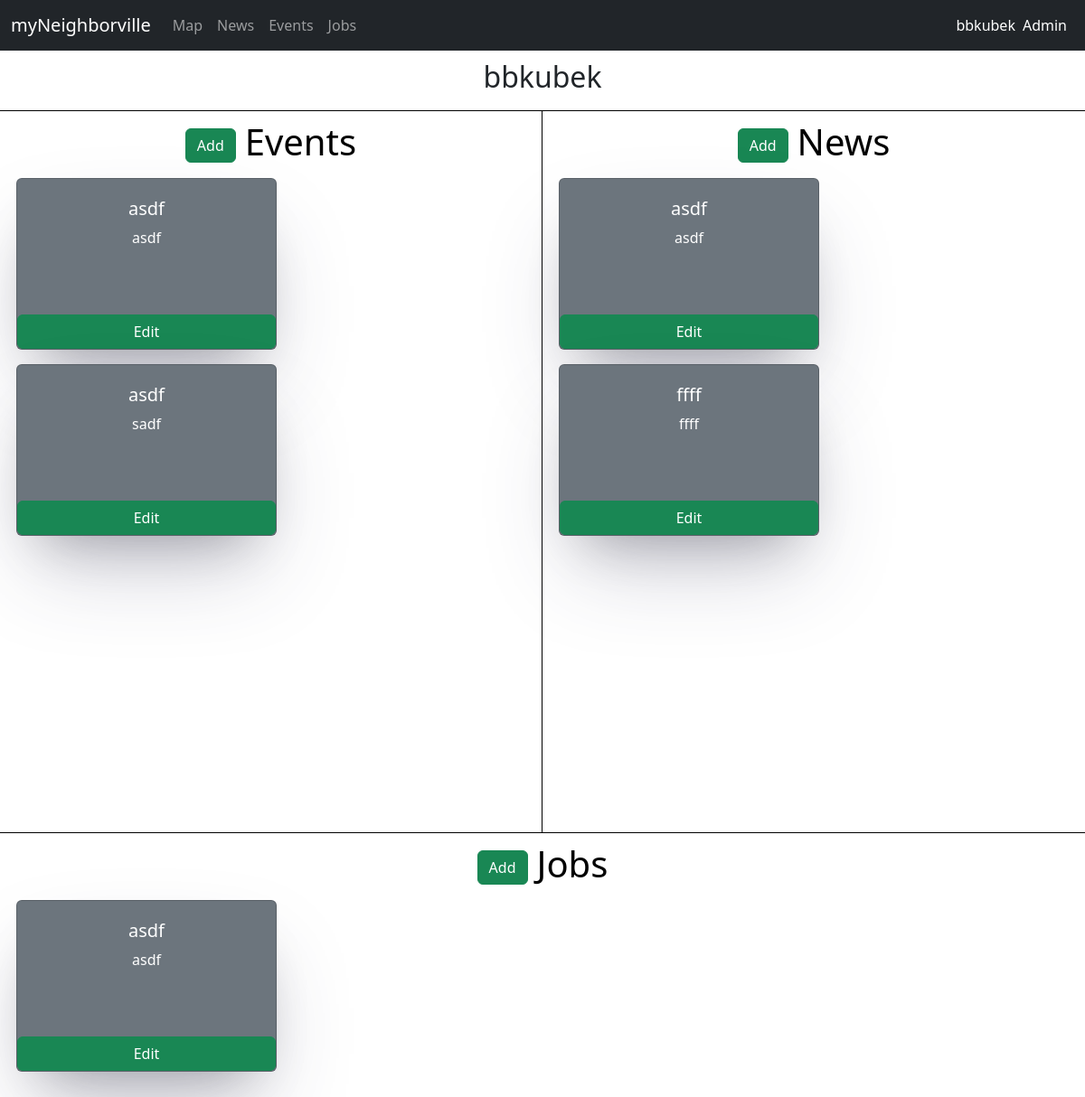
Page /profile/bbkubek (signed in) on the committed database.
### website/models.py (models this page shows, shortened)
class WebsiteUser(models.Model):
    user = models.OneToOneField(User, on_delete=models.CASCADE)
    location = models.CharField(max_length=100)

class Event(models.Model):
    userId = models.IntegerField()
    title = models.CharField(max_length=100)
    description = models.TextField(max_length=2000)
    dateStart = models.DateTimeField()
    dateEnd= models.DateTimeField()
    location = models.CharField(max_length=100)
    markerId = models.IntegerField(null=True, blank=True)
    participants = models.ManyToManyField(WebsiteUser)

class News(models.Model):
    userId = models.IntegerField()
    title = models.CharField(max_length=100)
    description = models.TextField(max_length=2000)
    createdAtDate = models.DateTimeField()
    location = models.CharField(max_length=100)
    markerId = models.IntegerField(null=True, blank=True)

class Job(models.Model):
    userId = models.IntegerField()
    people = models.ManyToManyField(WebsiteUser)
    title = models.CharField(max_length=100)
    description = models.TextField(max_length=2000)
    location = models.CharField(max_length=100)
    markerId = models.IntegerField(null=True, blank=True)

### website/views.py (the view)
# urls.py: path('profile/<str:nick>', views.profile, name='profile'),
@login_required
def profile(request, nick):
    currentUser = User.objects.get(username=nick)
    currentWebsiteUser = WebsiteUser.objects.get(user=currentUser)
    userEvents = Event.objects.filter(userId=currentWebsiteUser.id).order_by('id')
    userNews = News.objects.filter(userId=currentWebsiteUser.id)
    userJobs = Job.objects.filter(userId=currentWebsiteUser.id)
    request.session["currentWebsiteUser"] = currentWebsiteUser.user.username
    context = {
        'currentUser': currentWebsiteUser,
        'userEvents': userEvents,
        'userNews': userNews,
        'userJobs': userJobs,
    }
    return render(request, 'profile.html', context)

### templates/profile.html (shortened to what this page needs)
{% extends 'base.html' %}
{% load static %}
{% block head %}
<link rel="stylesheet" href="{% static 'css/profile.css' %}">
{% endblock %}
{% block main %}
    <div class="d-flex flex-wrap">
        <div id="baner" class="d-flex justify-content-center align-items-center gap-3">
            <h2>{{currentUser.user.username}}</h2>
        </div>
        <div id="lewy">
            <span style="display: flex; align-items: center; justify-content: center; gap: 10px;">
                {% if request.user.id == currentUser.id %}
                <a class="btn btn-success" href="/add_event">Add</a>
                {% endif %}
                <h1>Events</h1>
            </span>
            <div id="lewy-content">
                {% for event in userEvents %}
                <div onclick="location.href='/events/{{event.id}}';" class="events card text-center text-bg-secondary m-2" style="width: 18rem;">
                    <div class="card-body">
                      <h5 class="card-title">{{event.title}}</h5>
                      <p class="card-text">{{event.description}}</p>
                    </div>
                    {% if request.user.id == event.userId %}
                    <a href="/events/edit_event/{{event.id}}" class="btnedit btn btn-success">Edit</a>
                    {% endif %}
                </div>
                {% endfor %}
            </div>
        </div>
        <div id="prawy">
            <span style="display: flex; align-items: center; justify-content: center; gap: 10px;">
                {% if request.user.id == currentUser.id %}
                <a class="btn btn-success" href="/add_news">Add</a>
                {% endif %}
                <h1>News</h1>
            </span>
            <div id="prawy-content">
                {% for news in userNews %}
                <div onclick="location.href='/news/{{news.id}}';" class="news card text-center text-bg-secondary m-2" style="width: 18rem;">
                    <div class="card-body">
                      <h5 class="card-title">{{news.title}}</h5>
                      <p class="card-text">{{news.description}}</p>
                    </div>
                    {% if request.user.id == news.userId %}
                    <a href="/news/edit_news/{{news.id}}" class="btnedit btn btn-success">Edit</a>
                    {% endif %}
                </div>
                {% endfor %}
            </div>
        </div>
        <div id="dolny">
            <span style="display: flex; align-items: center; justify-content: center; gap: 10px;">
                {% if request.user.id == currentUser.id %}
                <a class="btn btn-success" href="/add_job">Add</a>
                {% endif %}
                <h1>Jobs</h1>
            </span>
            <div id="dolny-content">
                {% for job in userJobs %}
                <div onclick="location.href='/jobs/{{job.id}}';" class="jobs card text-center text-bg-secondary m-2" style="width: 18rem;">
                    <div class="card-body">
                      <h5 class="card-title">{{job.title}}</h5>
                      <p class="card-text">{{job.description}}</p>
                    </div>
                    {% if job.userId == request.user.id %}
                    <a href="/jobs/edit_job/{{job.id}}" class="btnedit btn btn-success">Edit</a>
                    {% endif %}
                </div>
                {% endfor %}
            </div>
        </div>
    </div>
{% endblock %}

### templates/base.html (shortened to what this page needs)
{% load static %}
<!DOCTYPE html>
<html lang="en">
  <head>
    <link href="https://cdn.jsdelivr.net/npm/bootstrap@5.2.2/dist/css/bootstrap.min.css" rel="stylesheet">
    <link rel="stylesheet" href="https://use.fontawesome.com/releases/v5.3.1/css/all.css">
    <link rel="stylesheet" href="{% static 'css/base.css' %}">
    {% block head %}
    {% endblock %}
  </head>
  <body>
    <nav class="navbar navbar-dark navbar-expand-lg bg-dark sticky-top">
      <div class="container-fluid">
        <a class="navbar-brand" href="/">myNeighborville</a>
        <div class="collapse navbar-collapse" id="navbarText">
          <ul class="navbar-nav me-auto mb-2 mb-lg-0">
            <li class="nav-item">
              <a class="nav-link" href="/map">Map</a>
            </li>
            <li class="nav-item">
              <a class="nav-link" href="/news">News</a>
            </li>
            <li class="nav-item">
              <a class="nav-link" href="/events">Events</a>
            </li>
            <li class="nav-item">
              <a class="nav-link" href="/jobs">Jobs</a>
            </li>
          </ul>
          <span class="navbar-text">
            {% if user.is_authenticated %}
            <div id="dropdown" class="position-relative">
              <button id="username" onclick="showPopUp()">{{user.username}}</button>
            </div>
            {% else %}
            <a class="nav-link" href="/login">Log In</a>
            {% endif %}
            {% if user.is_staff %}
          </span>
          <span class="navbar-text">
            <a class="nav-link mx-2" href="/admin">Admin</a>
          </span>
          {% endif %}
        </div>
      </div>
    </nav>
    <div class="base-kontener">{% block main %}{% endblock %}</div>
  </body>
</html>

### static/css/base.css (style rules this page uses)
* { margin: 0; padding: 0; box-sizing: border-box; }
#username { background-color: inherit; border: none; color: white; }

### static/css/profile.css (style rules this page uses)
#baner { width: 100%; padding: 10px; }
#lewy { color: black; width: 50%; min-height: 100vh; padding: 10px; border-bottom: 1px solid black; border-right: 1px solid black; border-top: 1px solid black; }
#lewy-content { display: flex; flex-wrap:wrap; align-content: flex-start; }
#prawy { color: black; width: 50%; min-height: 100vh; padding: 10px; border-bottom: 1px solid black; border-top: 1px solid black; }
#prawy-content { display: flex; flex-wrap:wrap; align-content: flex-start; }
#dolny { color: black; width: 100%; min-height: 100vh; padding: 10px; }
#dolny-content { display: flex; flex-wrap:wrap; align-content: flex-start; }
.events, .news, .jobs { width: 50%; height: 190px; overflow: hidden; padding: 5px; box-shadow: rgba(50, 50, 93, 0.25) 0px 50px 100px -20px, rgba(0, 0, 0, 0.3) 0px 30px 60px -30px; transition: transform .3s ease-out; }
.btnedit { position: absolute; bottom: 0px; left: 0px; width: 100%; }

### rows in the picture
WebsiteUser: user.username "bbkubek"
Event: title "asdf", description "asdf"
Event: title "asdf", description "sadf"
News: title "asdf", description "asdf"
News: title "ffff", description "ffff"
Job: title "asdf", description "asdf"

### other values in the picture
{{ user.username }} "bbkubek"
